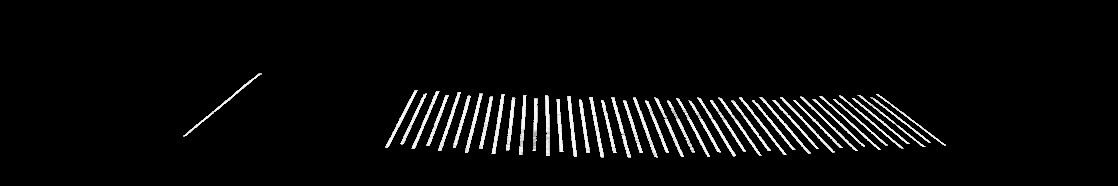
#> input picture sport_demo1/img/dilation.jpg, 1118 x 186 px, found by its file name
$ python lsd.py
#> lines starting #> are read from the running program, lines starting #| are printed output that depends on the picture; after the words box and inside, x2 and y2 are one past the last pixel; in counts of white or black regions, pixels touching at a corner belong together
import random
import cv2
import numpy as np

# 定义函数来计算线段的长度
def line_length(line):
    x1, y1, x2, y2 = line[0]
    return np.sqrt((x2 - x1) ** 2 + (y2 - y1) ** 2)

# 从原始的线段列表中移除长度低于阈值的线段
def filter_short_lines(lines, threshold):
    filtered_lines = []
    lengths = [line_length(line) for line in lines]
    mean_length = np.mean(lengths)
    std_length = np.std(lengths)

    for line, length in zip(lines, lengths):
        if length >= mean_length - threshold * std_length:
            filtered_lines.append(line)

    return filtered_lines
def group_lines(lsd_lines):
    # 根据中点的 x 位置对线段进行排序
    sorted_lines = sorted(lsd_lines, key=lambda line: (line[0][0] + line[0][2]) / 2)

    # 每两个划分为一组
    groups = [sorted_lines[i:i+2] for i in range(0, len(sorted_lines), 2)]

    # 把划分完的小组放进一个大组里
    big_group = []
    for group in groups:
        big_group.append(group)

    return big_group

def extract_middle_lines(big_group):
    middle_lines = []
    for group in big_group:
        # Extracting endpoints of the lines in the group
        x1_1, y1_1, x2_1, y2_1 = group[0][0]
        x1_2, y1_2, x2_2, y2_2 = group[1][0]
        # 计算第一条线段的最上面和最下面的顶点
        if y1_1 > y2_1:
            top_1 = (x1_1, y1_1)
            bottom_1 = (x2_1, y2_1)
        else:
            top_1 = (x2_1, y2_1)
            bottom_1 = (x1_1, y1_1)

        # 计算第二条线段的最上面和最下面的顶点
        if y1_2 > y2_2:
            top_2 = (x1_2, y1_2)
            bottom_2 = (x2_2, y2_2)
        else:
            top_2 = (x2_2, y2_2)
            bottom_2 = (x1_2, y1_2)

        # 计算顶点对的中点坐标
        midpoint_1 = ((top_1[0] + top_2[0]) / 2, (top_1[1] + top_2[1]) / 2)
        midpoint_2 = ((bottom_1[0] + bottom_2[0]) / 2, (bottom_1[1] + bottom_2[1]) / 2)

        # Creating a new line segment with the midpoint as both endpoints
        middle_line = np.array([[[midpoint_1[0], midpoint_1[1],midpoint_2[0], midpoint_2[1]]]], dtype=np.float32)
        middle_lines.append(middle_line)

    return middle_lines

# 读取图像
image = cv2.imread(r'D:\user\work\sport\sport_demo1\img\dilation.jpg')
#> image is the input picture: shape (186, 1118, 3); min 0, max 255, mean 10.2
image0 = cv2.imread(r'D:\user\work\sport\sport_demo1\img\onlyRedArea.jpg')
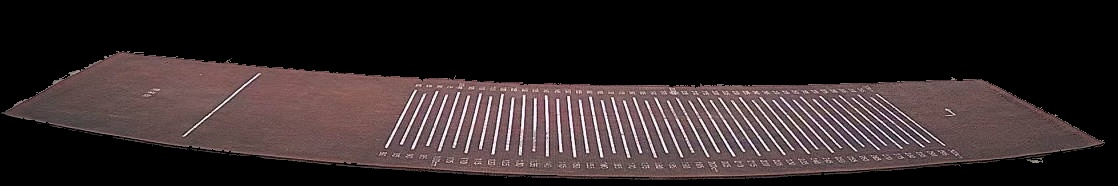
#> input picture sport_demo1/img/onlyRedArea.jpg, 1118 x 186 px, found by its file name
#> image0 is the input picture: shape (186, 1118, 3); mean B, G, R 40.4, 39.7, 50.1


# 将图像转换为灰度图像
gray = cv2.cvtColor(image, cv2.COLOR_BGR2GRAY)
showLSD = image.copy()  # 创建一个与原始图像大小相同的副本，用于绘制检测到的直线
showMiddle = np.zeros_like(image)

# 使用LSD算法检测直线
lsd = cv2.createLineSegmentDetector(0)  # 参数0表示默认LSD算法
lsd_lines, _, _, _ = lsd.detect(gray)
#> lsd_lines = 93 rows, first 6: [522.2, 153.1, 526.1, 95.49], [576.5, 154.6, 570.1, 95.82], [562.7, 150.7, 559.2, 99.39], [511.2, 96.95, 505.3, 148.2], [578, 100.5, 585.6, 151.7], [500.5, 94.35, 491.1, 152.2]

threshold = 1.5 # 您可以调整阈值以达到所需的过滤效果
filtered_lines = filter_short_lines(lsd_lines, threshold)
#> in filter_short_lines, `lengths = [line_length(line) for line in lines]`: lengths = 93 values, max 100.4 at index 72, min 6.41 at index 36, mean 63.81
#> in filter_short_lines, `mean_length = np.mean(lengths)`: mean_length = 63.81
#> in filter_short_lines, `std_length = np.std(lengths)`: std_length = 12.24
#> the loop in filter_short_lines, `for line, length in zip(lines, lengths):` made 93 passes
#> (line, length) on passes 1 to 12: ([[522.2, 153.1, 526.1, 95.49]], 57.79), ([[576.5, 154.6, 570.1, 95.82]], 59.08), ([[562.7, 150.7, 559.2, 99.39]], 51.47), ([[511.2, 96.95, 505.3, 148.2]], 51.63), ([[578, 100.5, 585.6, 151.7]], 51.8), ([[500.5, 94.35, 491.1, 152.2]], 58.56), ([[589.4, 150.8, 581.7, 100.5]], 50.94), ([[509.3, 148.3, 514.9, 97.9]], 50.66), ([[603.6, 155.8, 592.2, 97.04]], 59.82), ([[566.4, 96.66, 572.5, 154.4]], 58.11), ([[588.6, 97.79, 599.6, 155.6]], 58.82), ([[616.2, 152.3, 603.7, 99.55]], 54.26)
#> after the loop in filter_short_lines, `for line, length in zip(lines, lengths):`: filtered_lines = 92 items, first 6: [[522.2, 153.1, 526.1, 95.49]], [[576.5, 154.6, 570.1, 95.82]], [[562.7, 150.7, 559.2, 99.39]], [[511.2, 96.95, 505.3, 148.2]], [[578, 100.5, 585.6, 151.7]], [[500.5, 94.35, 491.1, 152.2]]
print(f'filtered_lines:{len(filtered_lines)}')
#| filtered_lines:92

if len(filtered_lines) == 92:
    big_group = group_lines(filtered_lines)
#> in group_lines, `sorted_lines = sorted(lsd_lines, key=lambda line: (line[0][0] + line[0..`: sorted_lines = 92 items, first 6: [[258, 72.01, 182.2, 134.8]], [[183.8, 137.4, 261.1, 73.42]], [[413.6, 89.6, 384.4, 146.3]], [[387.9, 147.4, 417.3, 90.18]], [[422.8, 93.55, 399.6, 142.6]], [[403.1, 143.8, 426.5, 93.63]]
#> in group_lines, `groups = [sorted_lines[i:i+2] for i in range(0, len(sorted_lines), 2)]`: groups = 46 items
#> the loop in group_lines, `for group in groups:` made 46 passes
#> group on passes 7, 29, 32, 41: [[[466.8, 95.6, 452, 146]], [[455.7, 146.9, 470.5, 96.46]]], [[[709.5, 101, 743.1, 152.3]], [[745.7, 150.1, 712, 98.83]]], [[[738, 97.22, 783, 154.7]], [[786.7, 154.2, 741.3, 96.1]]], [[[832.7, 99.72, 885.2, 146]], [[887.4, 144, 834.8, 97.77]]]
#> big_group = 46 items
    print(f'group_lines:{len(big_group)}')
#| group_lines:46
    middle_lines = extract_middle_lines(big_group)
#> the loop in extract_middle_lines, `for group in big_group:` made 46 passes
#> (x1_1, y1_1, x2_1, y2_1, x1_2, y1_2, x2_2, y2_2) on passes 1 to 12: (258, 72.01, 182.2, 134.8, 183.8, 137.4, 261.1, 73.42), (413.6, 89.6, 384.4, 146.3, 387.9, 147.4, 417.3, 90.18), (422.8, 93.55, 399.6, 142.6, 403.1, 143.8, 426.5, 93.63), (435.6, 89.89, 410.8, 147.5, 414.7, 147.7, 438.9, 91.14), (444.6, 94.92, 425.5, 144.8, 429.4, 145.2, 448.3, 95.23), (456.8, 92.27, 437.5, 148.8, 441.2, 150, 460.4, 92.64), (466.8, 95.6, 452, 146, 455.7, 146.9, 470.5, 96.46), (478.9, 92.37, 464.1, 150.9, 468, 151.5, 482.3, 93.86), (488.9, 97.04, 478.4, 147.2, 482.3, 147.9, 492.8, 96.82), (500.5, 94.35, 491.1, 152.2, 495, 152.8, 504.4, 94.18), (511.2, 96.95, 505.3, 148.2, 509.3, 148.3, 514.9, 97.9), (522.5, 95.67, 519.1, 144.4, 522.2, 153.1, 526.1, 95.49)
#> after the loop in extract_middle_lines, `for group in big_group:`: middle_lines = 46 items, first 6: [[183, 136.1, 259.6, 72.72]], [[386.1, 146.8, 415.4, 89.89]], [[401.4, 143.2, 424.7, 93.59]], [[412.8, 147.6, 437.2, 90.51]], [[427.4, 145, 446.4, 95.07]], [[439.3, 149.4, 458.6, 92.46]]
    print(f'middle_lines:{len(middle_lines)}')
#| middle_lines:46


# 在图像上绘制检测到的直线
for idx, lines in enumerate(middle_lines):
    for line in lines:
        x1, y1, x2, y2 = map(int, line[0])
        cv2.line(image0, (x1, y1), (x2, y2),(0,255,255), 1)  # 绘制直线
#> this loop made 46 passes
#> lines on passes 1 to 12: [[183, 136.1, 259.6, 72.72]], [[386.1, 146.8, 415.4, 89.89]], [[401.4, 143.2, 424.7, 93.59]], [[412.8, 147.6, 437.2, 90.51]], [[427.4, 145, 446.4, 95.07]], [[439.3, 149.4, 458.6, 92.46]], [[453.8, 146.5, 468.6, 96.03]], [[466, 151.2, 480.6, 93.12]], [[480.3, 147.6, 490.9, 96.93]], [[493, 152.5, 502.4, 94.26]], [[507.3, 148.2, 513.1, 97.43]], [[520.6, 148.8, 524.3, 95.58]]
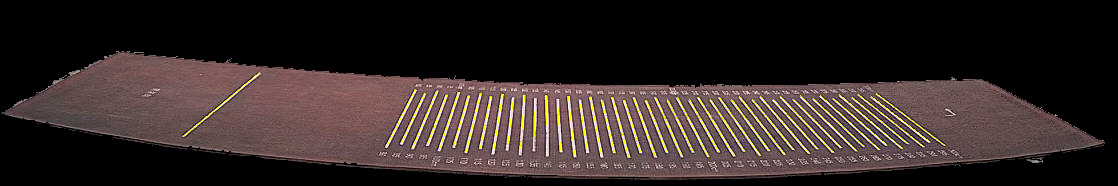
#> image0: shape (186, 1118, 3); 1.25% of pixels changed, all inside (x1, y1, x2, y2) = (183, 72, 945, 157)

# 显示结果
cv2.imshow('showMiddle', image0)
cv2.waitKey(0)
cv2.destroyAllWindows()
